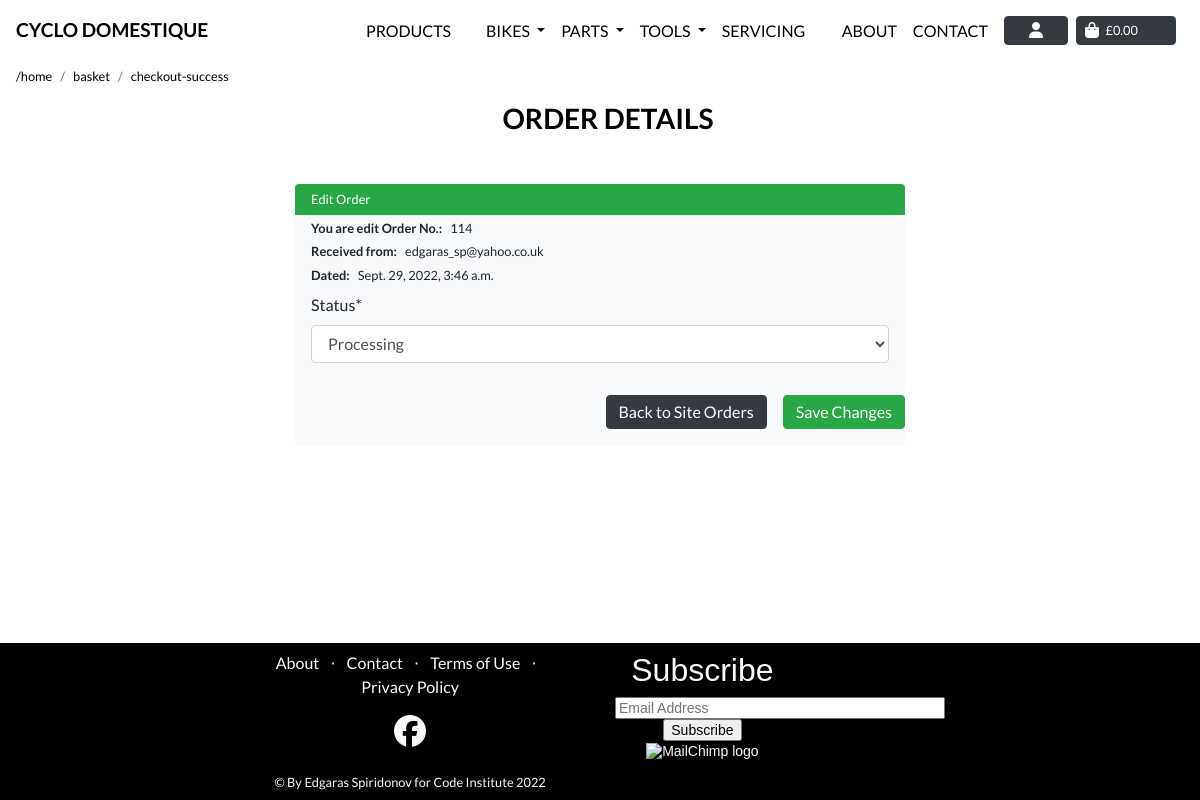
/profile/order/edit/F7969E97AF3448AAA440CF2F18693C57/ (signed in), run on the app's committed database.
### checkout/models.py (models this page shows, shortened)
class Order(models.Model):
    order_number = models.CharField(max_length=32, null=False, editable=False)
    user_profile = models.ForeignKey(UserProfile, on_delete=models.SET_NULL,
                                     null=True, blank=True,
                                     related_name='orders')
    full_name = models.CharField(max_length=50, null=False, blank=False)
    email = models.EmailField(max_length=254, null=False, blank=False)
    phone_number = models.CharField(max_length=20, null=False, blank=False)
    town_or_city = models.CharField(max_length=40, null=False, blank=False)
    street_address1 = models.CharField(max_length=80, null=False, blank=False)
    street_address2 = models.CharField(max_length=80, null=True, blank=True)
    county = models.CharField(max_length=80, null=True, blank=True)
    country = CountryField(blank_label='Country *', null=False, blank=False)
    postcode = models.CharField(max_length=20, null=True, blank=True)
    date = models.DateTimeField(auto_now_add=True)
    delivery_cost = models.DecimalField(max_digits=6,
                                        decimal_places=2,
                                        null=False, default=0)
    order_total = models.DecimalField(max_digits=10,
                                      decimal_places=2,
                                      null=False, default=0)
    grand_total = models.DecimalField(max_digits=10,
                                      decimal_places=2,
                                      null=False, default=0)
    original_basket = models.TextField(null=False, blank=False, default='')
    stripe_pid = models.CharField(max_length=254,
                                  null=False, blank=False, default='')
    status = models.IntegerField(choices=status, default=0)

### profiles/views.py (the view)
# urls.py: path('order/edit/<order_number>/', views.edit_order, name='edit_order'),
@login_required
def edit_order(request, order_number):
    if not request.user.is_superuser:
        messages.error(request, 'Sorry, only store owners can do that.')
        return redirect(reverse('home'))
    order = get_object_or_404(Order, order_number=order_number)
    if request.method == 'POST':
        form = UpdateOrder(request.POST, instance=order)
        if form.is_valid():
            form.save()
            messages.success(request, 'Successfully updated order!')
            return redirect(reverse('site_orders'))
        else:
            messages.error(request, 'Failed to update order status.'
                           'Please ensure the form is valid.')
    else:
        form = UpdateOrder(instance=order)
        messages.info(request, f'You are editing status '
                      f'for {order.order_number}')
    template = 'profiles/edit_order.html'
    context = {
        'form': form,
        'order': order,
        'on_inventory_page': True
    }
    return render(request, template, context)

### profiles/forms.py
class UpdateOrder(forms.ModelForm):
    class Meta:
        model = Order
        fields = ['status']

### profiles/templates/profiles/edit_order.html (shortened to what this page needs)
{% extends "base.html" %}
{% load static %}
{% block extra_css %}
    <link rel="stylesheet" href="{% static 'checkout/css/checkout.css' %}">
    <link rel="stylesheet" href="{% static 'css/page_navbar.css' %}">
{% endblock %}
{% block page_header %}
<div class="header-container header-mobile">
</div>
{% endblock %}
{% block content %}
<div class="ml-3">
    <div class="col-md-12 px-0 mb-1">
        <nav aria-label="breadcrumb">
          <ol class="breadcrumb bg-transparent pl-0 mb-0  small">
            <li class="breadcrumb-item"><a class="text-black text-lowercase" href="/">/home</a></li>
            <li class="breadcrumb-item"><a class="text-black text-lowercase" href="/basket">basket</a></li>
            <li class="breadcrumb-item"><a class="text-black text-lowercase" href="/checkout/checkout_success/ {{ order.order_number }}">checkout-success</a></li>
          </ol>
        </nav>
    </div>
</div>
<div class="container">
    <div class="row">
        <div class="col">
            <h3 class="text-black text-uppercase font-weight-bold mb-5 text-center pl-3"> Order Details </h3>
        </div>
    </div>
    <div class="row">
        <div class="col-2 d-none d-md-block d-lg-block d-xl-block"></div>
        <div class="col-12 col-md-8 ">
            <form method="POST" action="{% url 'edit_order' order.order_number %}" class="form bg-light rounded " enctype="multipart/form-data">
                <h5 class="pl-3 bg-success rounded-top text-white font-weight-normal small py-2 mb-0">Edit Order</h5>
                <div class="px-3">
                    <p class="pt-1 m-0 small"><span class="font-weight-bold pr-2">You are edit Order No.:</span>{{ order.pk}}</p>
                    <p class="pt-1 m-0 small"><span class="font-weight-bold pr-2">Received from:</span>{{ order.email}}</p>
                    <p class="pt-1 m-0 small"><span class="font-weight-bold pr-2">Dated:</span>{{ order.date}}</p>
                </div>
                <div class="px-3 mt-2">
                    {% for field in form %}
                        {{ field | as_crispy_field  }}
                    {% endfor %}
                </div>
                <div class="text-right py-3 mb-5">
                    <a class="btn  btn-dark rounded flex-column py-1 mr-3" href="{% url 'site_orders' %}">Back to Site Orders</a>
                    <button class="btn btn-success rounded flex-column py-1 float-right" type="submit">Save Changes</button>
                </div>
            </form>
    </div>
</div>
{% include "includes/footer.html" %}
{% endblock %}

### static/css/base.css (style rules this page uses)
html { height: 100%; margin: 0; }
body { padding-bottom: calc(20vh); position: relative; min-height: 100%; font-family: 'Lato'; overflow-x: hidden; }
.text-black { color: black !important; }
@media (min-width: 1200px) { .container { max-width: 80%; } }
.header-container { padding-top: 55px; }
@media (min-width: 991px) { .header-container { padding-top: 55px; } }

### checkout/static/checkout/css/checkout.css (style rules this page uses)
select, select option { color: #000000; }

### data on the page
Order: pk "114", email "edgaras_sp@yahoo.co.uk", date "Sept. 29, 2022, 3:46 a.m.", status "Processing"
